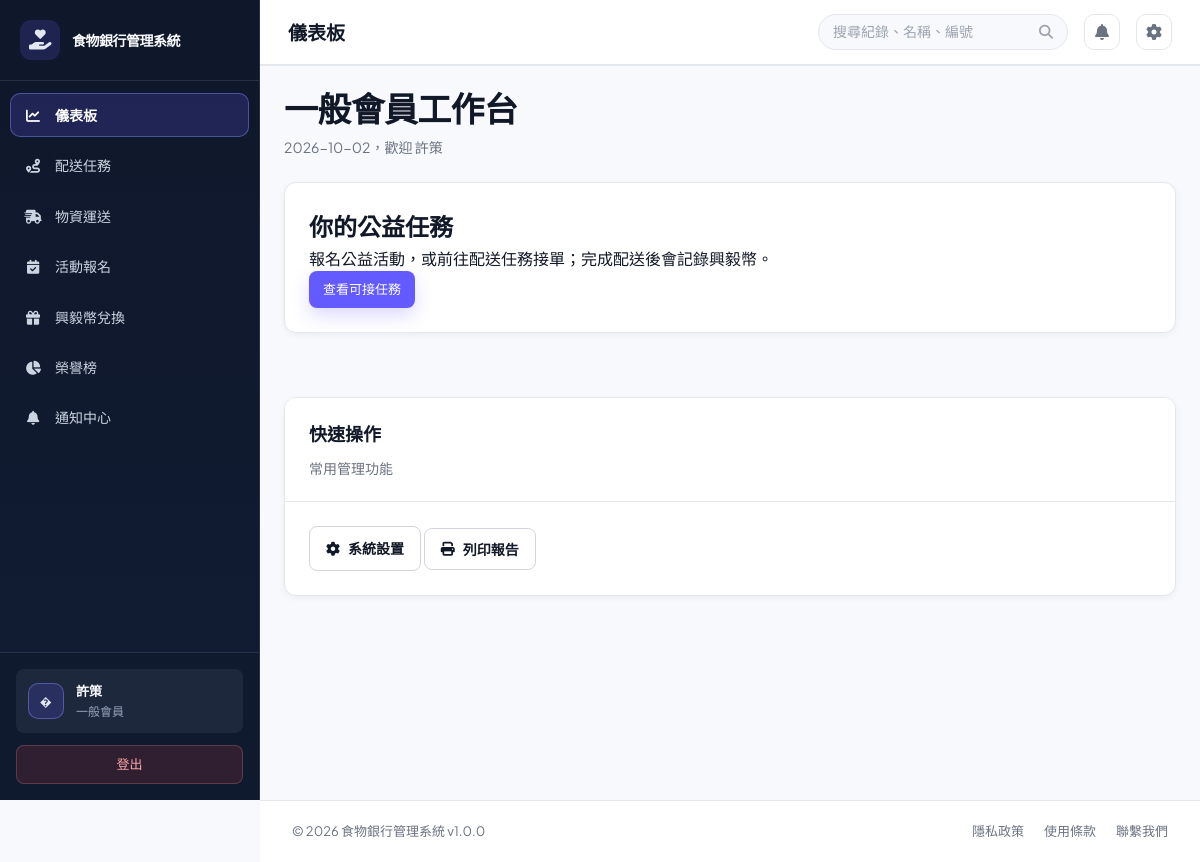
/?page=dashboard (signed in), run on the app's committed database.
### tables this page shows
CREATE TABLE `users` (
  `user_id` int(11) NOT NULL,
  `username` varchar(50) NOT NULL,
  `password` varchar(255) NOT NULL,
  `email` varchar(100) NOT NULL,
  `full_name` varchar(100) NOT NULL,
  `phone` varchar(20) DEFAULT NULL,
  `role` enum('foodbank_staff','member') NOT NULL DEFAULT 'foodbank_staff',
  `member_type` enum('general','enterprise') NOT NULL DEFAULT 'general',
  `department` varchar(50) DEFAULT NULL,
  `status` enum('active','inactive','suspended') DEFAULT 'active',
  `created_at` timestamp NULL DEFAULT current_timestamp(),
  `updated_at` timestamp NULL DEFAULT current_timestamp() ON UPDATE current_timestamp(),
  `created_by` int(11) DEFAULT NULL,
  `phone_verified` tinyint(1) NOT NULL DEFAULT 0,
  `is_enterprise_verified` tinyint(1) DEFAULT 0,
  `enterprise_name` varchar(150) DEFAULT NULL,
  `enterprise_verified_at` datetime DEFAULT NULL
);

### src/models/PermissionModel.php (called while the page is built, shortened)
<?php
require_once 'BaseModel.php';
class PermissionModel extends BaseModel {
    public function getEffectivePermissions($userId, $role, $memberType = null) {
        $userId = (int) $userId;
        $role = $this->db->real_escape_string((string) $role);
        $normalizedMemberType = ($role !== 'foodbank_staff' && $memberType !== null && $memberType !== '')
            ? (string) $memberType
            : '';
        $memberTypeCondition = "member_type = '" . $this->db->real_escape_string($normalizedMemberType) . "'";
        $defaults = $this->query(
            "SELECT permission_key FROM role_permission_defaults
             WHERE role = '{$role}' AND {$memberTypeCondition}"
        );
        $permissions = array_column($defaults, 'permission_key');
        $permissions = array_combine($permissions, $permissions);
        if ($userId > 0) {
            $overrides = $this->query(
                "SELECT permission_key, granted FROM user_permission_overrides WHERE user_id = {$userId}"
            );
            foreach ($overrides as $override) {
                $key = $override['permission_key'];
                if ((int) $override['granted'] === 1) {
                    $permissions[$key] = $key;
                } else {
                    unset($permissions[$key]);
                }
            }
        }
        return array_values($permissions);
    }
}

### src/models/BaseModel.php (called while the page is built, shortened)
<?php
require_once __DIR__ . '/../../config/database.php';
abstract class BaseModel {
    protected $db;
    public function __construct() {
        global $db;
        $this->db = $db->getConnection();
    }
    public function query($sql) {
        $result = $this->db->query($sql);
        $rows = [];
        if ($result) {
            while ($row = $result->fetch_assoc()) {
                $rows[] = $row;
            }
        }
        return $rows;
    }
}
?>

### config/database.php (called while the page is built, shortened)
<?php
class Database
{
    private $connection = null;
    public function getConnection()
    {
        return $this->connection;
    }
    private function connect()
    {
        $this->connection = @new mysqli(DB_HOST, DB_USER, DB_PASS, DB_NAME, DB_PORT);
    }
}
$db = new Database();

### src/services/AuthService.php (called while the page is built, shortened)
<?php
require_once __DIR__ . '/../models/PermissionModel.php';
class AuthService {
    public static function forCurrentUser(array $currentUser) {
        $userId = (int) ($currentUser['user_id'] ?? 0);
        $role = $currentUser['role'] ?? 'member';
        $memberType = $currentUser['member_type'] ?? null;
        $permissions = self::resolvePermissions($userId, $role, $memberType);
        return new self($permissions, $userId);
    }
    private static function resolvePermissions($userId, $role, $memberType) {
        $permissionModel = new PermissionModel();
        return $permissionModel->getEffectivePermissions($userId, $role, $memberType);
    }
}

### public/index.php (the view, shortened to what this page needs)
<?php
require_once BASE_PATH . '/config/database.php';
$connection = $db->getConnection();
$demoPasswordHashes = [
    'manager' => '866485796cfa8d7c0cf7111640205b83076433547577511d81f8030ae99ecea5',
    'staff' => '10176e7b7b24d317acfcf8d2064cfd2f24e154f7b5a96603077d5ef813d6a6b6',
];
foreach ($demoPasswordHashes as $demoUsername => $demoPasswordHash) {
    $demoUsernameEscaped = $connection->real_escape_string($demoUsername);
    $connection->query(
        "UPDATE users SET password = '{$demoPasswordHash}' WHERE username = '{$demoUsernameEscaped}' AND CHAR_LENGTH(password) <> 60 AND CHAR_LENGTH(password) <> 64"
    );
}
$connection->query(
    "UPDATE users SET full_name = CASE username
        WHEN 'official' THEN '食物銀行官方人員'
        WHEN 'manager' THEN '忠信食物銀行'
        WHEN 'staff' THEN '食物銀行官方人員'
        WHEN 'volunteer' THEN '忠信GO RIDER'
        WHEN 'donor' THEN '捐贈剩食店家'
        ELSE full_name
    END
    WHERE username IN ('official', 'manager', 'staff', 'volunteer', 'donor')
      AND (full_name LIKE '%?%' OR full_name = '')"
);
if (!empty($_SESSION['user']['username'])) {
    $sessionUsername = $connection->real_escape_string($_SESSION['user']['username']);
    $sessionUserResult = $connection->query("SELECT user_id, username, full_name, role, member_type, enterprise_name, status, email, phone, phone_verified FROM users WHERE username = '{$sessionUsername}' LIMIT 1");
}
$currentUser = $_SESSION['user'];
require_once BASE_PATH . '/src/services/AuthService.php';
$authService = AuthService::forCurrentUser($currentUser);
$role = $currentUser['role'];
$memberType = $currentUser['member_type'] ?? null;
$roleLabels = [
    'foodbank_staff' => '忠信食物銀行',
    'member' => $memberType === 'enterprise' ? '企業會員' : ($memberType === 'general' ? '一般會員' : '會員'),
];
$page = isset($_GET['page']) ? trim($_GET['page']) : 'dashboard';
$page = basename($page);
$menu_items = [
    'dashboard' => ['label' => '儀表板', 'icon' => 'fa-solid fa-chart-line'],
    'order_tracking' => ['label' => '訂單追蹤', 'icon' => 'fa-solid fa-list-check'],
    'deliveries' => ['label' => '配送任務', 'icon' => 'fa-solid fa-route'],
    'material_transport' => ['label' => '物資運送', 'icon' => 'fa-solid fa-truck-fast'],
    'activities' => ['label' => $role === 'member' ? '活動報名' : '活動發布', 'icon' => 'fa-solid fa-calendar-check'],
    'item_categories' => ['label' => '物資分類', 'icon' => 'fa-solid fa-layer-group'],
    'rewards' => ['label' => '興毅幣兌換', 'icon' => 'fa-solid fa-gift'],
    'carbon_report' => ['label' => '永續報告', 'icon' => 'fa-solid fa-leaf'],
    'reports' => ['label' => '數據分析', 'icon' => 'fa-solid fa-chart-pie'],
    'notifications' => ['label' => '通知中心', 'icon' => 'fa-solid fa-bell'],
    'donation_materials' => ['label' => '物資捐贈', 'icon' => 'fa-solid fa-box-open'],
    'donation_materials_review' => ['label' => '物資捐贈審查', 'icon' => 'fa-solid fa-clipboard-check'],
    'settings' => ['label' => '設置', 'icon' => 'fa-solid fa-gear'],
    'users' => ['label' => '帳號審核', 'icon' => 'fa-solid fa-user-check'],
    'volunteer_management' => ['label' => '一般會員管理', 'icon' => 'fa-solid fa-people-group'],
];
$routablePages = array_merge(array_keys($menu_items), ['certificate', 'activity_certificate']);
$allowedPages = array_values(array_filter($routablePages, function ($slug) use ($authService) {
    return $authService->can('page.' . $slug);
}));
?>
<!DOCTYPE html>
<html lang="zh-TW">
<head>
    <link href="https://cdnjs.cloudflare.com/ajax/libs/font-awesome/6.4.0/css/all.min.css" rel="stylesheet">
    <link rel="stylesheet" href="assets/css/style.css?v=<?php echo filemtime(__DIR__ . '/assets/css/style.css'); ?>">
</head>
<body>
    <div class="app-wrapper">
        <aside class="sidebar">
            <div class="sidebar-header">
                <div class="logo">
                    <span class="logo-icon"><i class="fa-solid fa-hand-holding-heart"></i></span>
                    <span class="logo-text"><?php echo APP_NAME; ?></span>
                </div>
            </div>
            <nav class="sidebar-nav">
                <?php foreach ($menu_items as $key => $item):
                    if (!in_array($key, $allowedPages, true)) {
                        continue;
                    }
                    $is_active = ($page === $key) ? 'active' : '';
                    $icon = $item['icon'];
                    $label = ($key === 'reports' && $role === 'member') ? '榮譽榜' : $item['label'];
                    ?>
                    <a href="?page=<?php echo $key; ?>" class="nav-item <?php echo $is_active; ?>" title="<?php echo $label; ?>">
                        <span class="nav-icon"><i class="<?php echo $icon; ?>"></i></span>
                        <span class="nav-label"><?php echo $label; ?></span>
                    </a>
                <?php endforeach; ?>
            </nav>
            <div class="sidebar-footer">
                <div class="user-profile">
                    <div class="avatar"><?php echo htmlspecialchars(strtoupper(substr($currentUser['full_name'], 0, 2))); ?></div>
                    <div class="user-info">
                        <div class="user-name"><?php echo htmlspecialchars($currentUser['full_name']); ?></div>
                        <div class="user-role"><?php echo htmlspecialchars($roleLabels[$role] ?? $role); ?></div>
                    </div>
                </div>
                <a href="?action=logout" class="logout-btn">登出</a>
            </div>
        </aside>
        <div class="main-container">
            <header class="topbar">
                <div class="topbar-left">
                    <div class="breadcrumb">
                        <span class="page-title" id="pageTitle">
                            <?php echo $menu_items[$page]['label'] ?? '頁面'; ?>
                        </span>
                    </div>
                </div>
                <div class="topbar-right">
                    <div class="search-box">
                        <input type="text" placeholder="搜尋紀錄、名稱、編號" class="search-input">
                        <i class="fas fa-search"></i>
                    </div>
                    <a href="?page=notifications" class="icon-btn" title="通知" aria-label="查看通知中心">
                        <i class="fas fa-bell"></i>
                    </a>
                    <a href="?page=settings" class="icon-btn" title="設置" aria-label="前往設置">
                        <i class="fas fa-cog"></i>
                    </a>
                </div>
            </header>
            <main class="page-content">
                <div class="content-shell">
                    <?php
                    $view_file = BASE_PATH . '/src/views/' . $page . '.php';
                    if (file_exists($view_file)) {
                        include $view_file;
                    }
                    ?>
                </div>
            </main>
        </div>
    </div>
    <footer class="app-footer">
        <div class="footer-content">
            <p>&copy; 2026 <?php echo APP_NAME; ?> v<?php echo APP_VERSION; ?></p>
            <div class="footer-links">
                <a href="#">隱私政策</a>
                <a href="#">使用條款</a>
                <a href="#">聯繫我們</a>
            </div>
        </div>
    </footer>
</body>
</html>

### src/views/dashboard.php (shortened to what this page needs)
<?php
$dashboardRole = $currentUser['role'] ?? 'foodbank_staff';
$dashboardMemberType = $currentUser['member_type'] ?? null;
$isEnterpriseMember = $dashboardRole === 'member' && $dashboardMemberType === 'enterprise';
$dashboardRoleLabels = [
    'foodbank_staff' => '管理介面',
    'member' => $isEnterpriseMember ? '企業會員工作台' : '一般會員工作台',
];
?>
<div class="view-header">
    <div>
        <h1 class="view-title"><?php echo htmlspecialchars($dashboardRoleLabels[$dashboardRole] ?? '管理介面'); ?></h1>
        <p class="view-subtitle"><?php echo date('Y-m-d'); ?>，歡迎 <?php echo htmlspecialchars($currentUser['full_name'] ?? '使用者'); ?></p>
    </div>
</div>
<div class="card role-intro mb-20">
    <div class="card-body">
        <?php if ($dashboardRole === 'member' && !$isEnterpriseMember): ?>
            <h2>你的公益任務</h2><p>報名公益活動，或前往配送任務接單；完成配送後會記錄興毅幣。</p>
            <a href="?page=deliveries" class="btn btn-primary btn-sm">查看可接任務</a>
        <?php elseif ($dashboardRole === 'foodbank_staff'): ?>
            <h2>管理介面</h2><p>處理物資審查、配送與公益活動，確保物資完成媒合。</p>
            <a href="?page=rewards" class="btn btn-secondary btn-sm">管理興毅幣兌換</a>
        <?php elseif ($isEnterpriseMember): ?>
            <h2>企業惜食行動</h2><p>報名公益活動，也可將企業剩餘食物或物資捐贈給食物銀行。</p>
            <a href="?page=donation_materials" class="btn btn-primary btn-sm">上架剩食物資</a>
        <?php else: ?>
            <h2>忠信食物銀行管理</h2><p>管理平台模組、帳號權限、稽核紀錄與整體公益服務成效。</p>
            <a href="?page=settings" class="btn btn-primary btn-sm">前往系統設置</a>
        <?php endif; ?>
    </div>
</div>
<div class="card mt-32">
    <div class="card-header">
        <h2>快速操作</h2>
        <p>常用管理功能</p>
    </div>
    <div class="card-body">
        <div class="grid-4">
            <a href="?page=settings" class="btn btn-secondary"><i class="fas fa-gear"></i> 系統設置</a>
            <button class="btn btn-secondary" onclick="printTable()"><i class="fas fa-print"></i> 列印報告</button>
        </div>
    </div>
</div>

### data on the page
users: role "榮譽榜", full_name "�", full_name "許策", member_type+role "一般會員", role "儀表板", role+member_type "一般會員工作台"

### other printed values
APP_NAME "食物銀行管理系統"
$label "儀表板"
$label "配送任務"
$label "物資運送"
$label "活動報名"
$label "興毅幣兌換"
$label "通知中心"
APP_VERSION "1.0.0"
